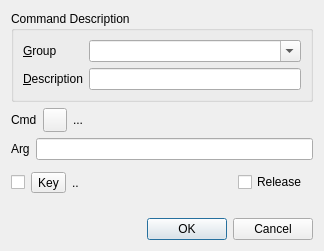
<?xml version="1.0" encoding="UTF-8"?>
<ui version="4.0">
 <class>EditCommandDialog</class>
 <widget class="QDialog" name="EditCommandDialog">
  <property name="geometry">
   <rect>
    <x>0</x>
    <y>0</y>
    <width>324</width>
    <height>251</height>
   </rect>
  </property>
  <property name="font">
   <font>
    <family>Liberation Sans</family>
    <pointsize>9</pointsize>
   </font>
  </property>
  <property name="windowTitle">
   <string>Edit command</string>
  </property>
  <layout class="QVBoxLayout" name="verticalLayout">
   <item>
    <widget class="QGroupBox" name="groupLayout">
     <property name="title">
      <string>Command Description</string>
     </property>
     <layout class="QFormLayout" name="formLayout">
      <item row="0" column="0">
       <widget class="QLabel" name="groupLabel">
        <property name="text">
         <string>&amp;Group</string>
        </property>
        <property name="buddy">
         <cstring>group</cstring>
        </property>
       </widget>
      </item>
      <item row="0" column="1">
       <widget class="QComboBox" name="group">
        <property name="toolTip">
         <string>Choose or create new group</string>
        </property>
        <property name="editable">
         <bool>true</bool>
        </property>
       </widget>
      </item>
      <item row="1" column="0">
       <widget class="QLabel" name="descriptionLabel">
        <property name="text">
         <string>&amp;Description</string>
        </property>
        <property name="buddy">
         <cstring>description</cstring>
        </property>
       </widget>
      </item>
      <item row="1" column="1">
       <widget class="QLineEdit" name="description">
        <property name="toolTip">
         <string>Edit description</string>
        </property>
       </widget>
      </item>
     </layout>
    </widget>
   </item>
   <item>
    <layout class="QHBoxLayout" name="commandLayout">
     <item>
      <widget class="QLabel" name="commandLabel">
       <property name="sizePolicy">
        <sizepolicy hsizetype="Maximum" vsizetype="Preferred">
         <horstretch>0</horstretch>
         <verstretch>0</verstretch>
        </sizepolicy>
       </property>
       <property name="text">
        <string>Cmd</string>
       </property>
      </widget>
     </item>
     <item>
      <widget class="QPushButton" name="showFileDialog">
       <property name="minimumSize">
        <size>
         <width>24</width>
         <height>24</height>
        </size>
       </property>
       <property name="maximumSize">
        <size>
         <width>24</width>
         <height>24</height>
        </size>
       </property>
       <property name="toolTip">
        <string>Choose command</string>
       </property>
       <property name="text">
        <string/>
       </property>
       <property name="icon">
        <iconset resource="../resources/res.qrc">
         <normaloff>:/load.png</normaloff>:/load.png</iconset>
       </property>
      </widget>
     </item>
     <item>
      <widget class="QLabel" name="command">
       <property name="text">
        <string>...</string>
       </property>
      </widget>
     </item>
    </layout>
   </item>
   <item>
    <layout class="QHBoxLayout" name="argsLayout">
     <item>
      <widget class="QLabel" name="argsLabel">
       <property name="text">
        <string>Arg</string>
       </property>
      </widget>
     </item>
     <item>
      <widget class="QLineEdit" name="args">
       <property name="toolTip">
        <string>Edit arguments</string>
       </property>
      </widget>
     </item>
    </layout>
   </item>
   <item>
    <layout class="QHBoxLayout" name="keyLayout">
     <property name="topMargin">
      <number>6</number>
     </property>
     <property name="rightMargin">
      <number>6</number>
     </property>
     <item>
      <widget class="QCheckBox" name="keyAssociate">
       <property name="toolTip">
        <string>Associate key event to run the command</string>
       </property>
       <property name="text">
        <string/>
       </property>
      </widget>
     </item>
     <item>
      <widget class="ButtonSwitch" name="keyCapture">
       <property name="toolTip">
        <string>Enter key to associate</string>
       </property>
       <property name="text">
        <string>Key</string>
       </property>
       <property name="checkable">
        <bool>true</bool>
       </property>
      </widget>
     </item>
     <item>
      <widget class="QLabel" name="keyLabel">
       <property name="sizePolicy">
        <sizepolicy hsizetype="Expanding" vsizetype="Preferred">
         <horstretch>0</horstretch>
         <verstretch>0</verstretch>
        </sizepolicy>
       </property>
       <property name="toolTip">
        <string>Associated key or composed key</string>
       </property>
       <property name="text">
        <string>..</string>
       </property>
      </widget>
     </item>
     <item>
      <widget class="QCheckBox" name="keyRelease">
       <property name="toolTip">
        <string>Run command on key release</string>
       </property>
       <property name="text">
        <string>Release</string>
       </property>
      </widget>
     </item>
    </layout>
   </item>
   <item>
    <spacer name="verticalSpacer">
     <property name="orientation">
      <enum>Qt::Vertical</enum>
     </property>
     <property name="sizeHint" stdset="0">
      <size>
       <width>20</width>
       <height>40</height>
      </size>
     </property>
    </spacer>
   </item>
   <item>
    <widget class="QDialogButtonBox" name="buttonBox">
     <property name="orientation">
      <enum>Qt::Horizontal</enum>
     </property>
     <property name="standardButtons">
      <set>QDialogButtonBox::Cancel|QDialogButtonBox::Ok</set>
     </property>
    </widget>
   </item>
  </layout>
 </widget>
 <customwidgets>
  <customwidget>
   <class>ButtonSwitch</class>
   <extends>QToolButton</extends>
   <header>gui/buttonswitch.h</header>
  </customwidget>
 </customwidgets>
 <tabstops>
  <tabstop>description</tabstop>
  <tabstop>buttonBox</tabstop>
  <tabstop>group</tabstop>
 </tabstops>
 <resources>
  <include location="../resources/res.qrc"/>
 </resources>
 <connections>
  <connection>
   <sender>buttonBox</sender>
   <signal>accepted()</signal>
   <receiver>EditCommandDialog</receiver>
   <slot>accept()</slot>
   <hints>
    <hint type="sourcelabel">
     <x>257</x>
     <y>194</y>
    </hint>
    <hint type="destinationlabel">
     <x>157</x>
     <y>203</y>
    </hint>
   </hints>
  </connection>
  <connection>
   <sender>buttonBox</sender>
   <signal>rejected()</signal>
   <receiver>EditCommandDialog</receiver>
   <slot>reject()</slot>
   <hints>
    <hint type="sourcelabel">
     <x>314</x>
     <y>194</y>
    </hint>
    <hint type="destinationlabel">
     <x>286</x>
     <y>203</y>
    </hint>
   </hints>
  </connection>
 </connections>
</ui>
